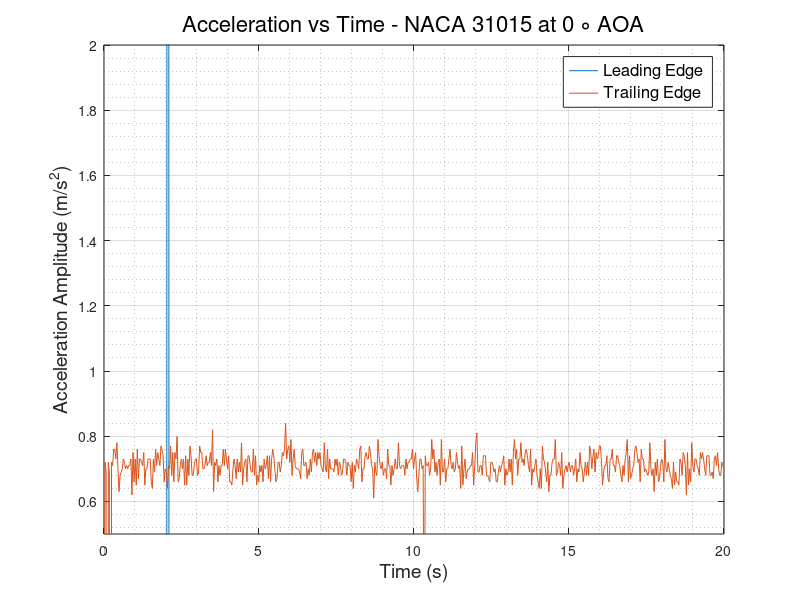
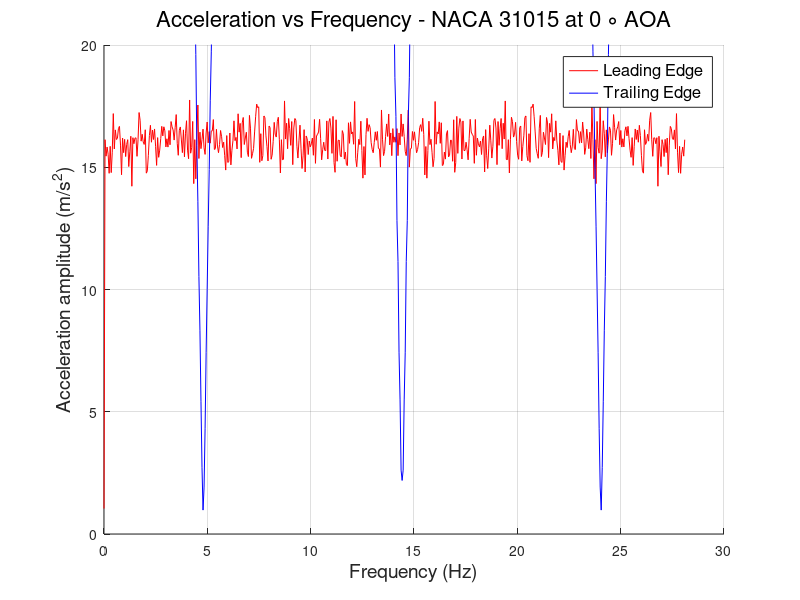

MATLAB code for these plots, in order:
clc
clear
close all
%% READING ACCELEROMETER DATA and defining Variables
                        % LEADING EDGE %
data   = xlsread('LE_600rpm.csv');
LE_time   = data(:,1);
LE_X_acc  = data(:,2);
LE_Y_acc  = data(:,3);
LE_Z_acc  = data(:,4);
LE_R_acc  = sqrt(LE_X_acc.^2 + LE_Y_acc.^2 + LE_Z_acc.^2);
% plot(LE_time,LE_R_acc)
N      = numel(LE_time);
Ts     = abs(diff(LE_time(1:2)));
fs     = 1/Ts;
f_axis = [0:N-1]*fs/N;
A_freq_LE = fft(LE_Z_acc);
figure(1) 
plot(LE_time,LE_Z_acc)
hold on
figure(2)
hold on
plot(f_axis,abs(A_freq_LE),'-r','LineWidth',0.5)
grid on 
grid minor
                        % TRAILING EDGE %
data   = xlsread('TE_600rpm.csv');
TE_time   = data(:,1);
TE_X_acc  = data(:,2);
TE_Y_acc  = data(:,3);
TE_Z_acc  = data(:,4);
TE_R_acc  = sqrt(TE_X_acc.^2 + TE_Y_acc.^2 + TE_Z_acc.^2);
% plot(TE_time,TE_R_acc)
N      = numel(TE_time);
Ts     = abs(diff(TE_time(1:2)));
fs     = 1/Ts;
f_axis = [0:N-1]*fs/N;
A_freq_TE = fft(TE_Z_acc);
figure(1)
plot(TE_time, TE_Z_acc)
grid on
grid minor
xlabel('Time (s)','FontSize',14,'FontWeight','normal')
ylabel('Acceleration Amplitude (m/s^2)','FontSize',14,'FontWeight','normal')
legend ('Leading Edge','Trailing Edge','FontSize',12,'FontWeight','normal')
title('Acceleration vs Time - NACA 31015 at 0 \circ AOA','FontSize',16,'FontWeight','normal')
ylim([0.5 2])
figure(2)
plot(f_axis,abs(A_freq_TE),'-b','LineWidth',0.5)
grid on 
grid minor
ylabel('Acceleration amplitude (m/s^2)','FontSize',14,'FontWeight','normal')
xlabel('Frequency (Hz)','FontSize',14,'FontWeight','normal')
ylim([0 20])
legend ('Leading Edge','Trailing Edge','FontSize',12,'FontWeight','normal')
title('Acceleration vs Frequency - NACA 31015 at 0 \circ AOA','FontSize',16,'FontWeight','normal')